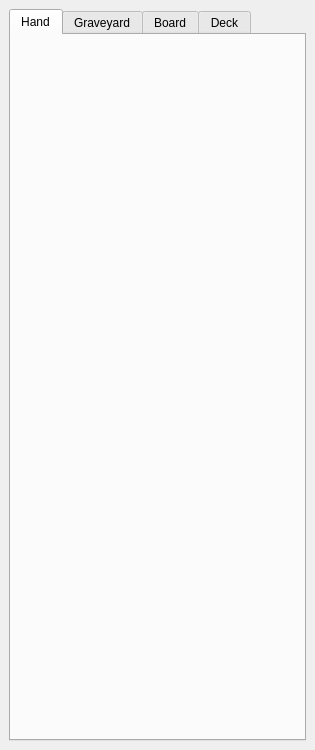
<?xml version="1.0" encoding="UTF-8"?>
<ui version="4.0">
 <class>EnemyWindow</class>
 <widget class="QMainWindow" name="EnemyWindow">
  <property name="geometry">
   <rect>
    <x>0</x>
    <y>0</y>
    <width>315</width>
    <height>750</height>
   </rect>
  </property>
  <property name="minimumSize">
   <size>
    <width>315</width>
    <height>750</height>
   </size>
  </property>
  <property name="maximumSize">
   <size>
    <width>315</width>
    <height>16777215</height>
   </size>
  </property>
  <property name="windowTitle">
   <string>Master Tracker - Enemy</string>
  </property>
  <widget class="QWidget" name="centralwidget">
   <layout class="QVBoxLayout" name="verticalLayout">
    <item>
     <widget class="QTabWidget" name="tab_widget">
      <property name="currentIndex">
       <number>0</number>
      </property>
      <widget class="mtk::CardListWidget" name="tab_hand">
       <attribute name="title">
        <string>Hand</string>
       </attribute>
      </widget>
      <widget class="mtk::CardListWidget" name="tab_graveyard">
       <attribute name="title">
        <string>Graveyard</string>
       </attribute>
      </widget>
      <widget class="mtk::CardListWidget" name="tab_board">
       <attribute name="title">
        <string>Board</string>
       </attribute>
      </widget>
      <widget class="mtk::CardListWidget" name="tab_deck">
       <attribute name="title">
        <string>Deck</string>
       </attribute>
      </widget>
     </widget>
    </item>
   </layout>
  </widget>
 </widget>
 <customwidgets>
  <customwidget>
   <class>mtk::CardListWidget</class>
   <extends>QWidget</extends>
   <header>widgets/cardlistwidget.hpp</header>
   <container>1</container>
  </customwidget>
 </customwidgets>
 <resources/>
 <connections/>
</ui>
